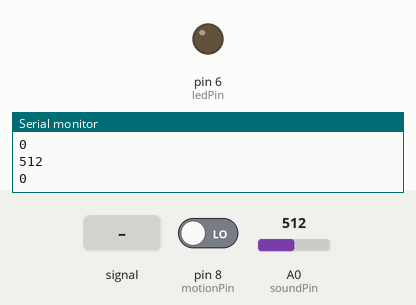
Bench run of a sketch on a simulated Arduino Uno, built with avr-gcc and run on an emulated ATmega328P. Parts: output pins drawn as LEDs (lit = HIGH), the last lines printed to the serial monitor. The inputs (shaded band) are chosen by the test bench; at power-on: pin 8 (motionPin) LOW, A0 (soundPin) = 512.

Above: at 1.2 s.
1.3 s: pin 8 (motionPin) driven HIGH
At 2.5 s:
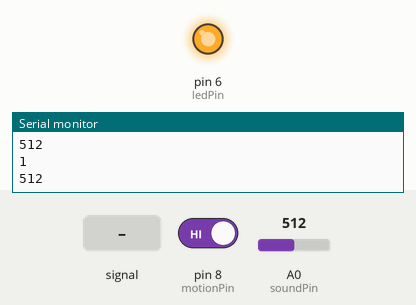
2.8 s: A0 (soundPin) fed a 200 Hz sine of ±460 counts around its level
5.8 s: pin 8 (motionPin) driven LOW
At 7.3 s:
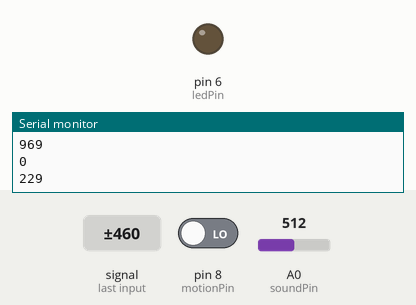
Timing chart, 0 to 8.8 s (numbered marks = the images above; inputs shaded):
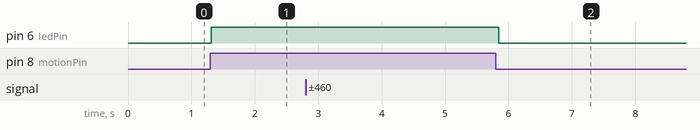

Measured:
- after the input at 1.3 s, pin 6 (ledPin): LOW → HIGH at once
- after the input at 5.8 s, pin 6 (ledPin): HIGH → LOW after 0.05 s

The sketch:

Echo_chamber.ino
```cpp
const int ledPin = 6;
const int motionPin = 8;
const int soundPin = A0;

void setup() {
  pinMode(ledPin, OUTPUT);
  pinMode(motionPin, INPUT);
  pinMode(soundPin, INPUT);
  Serial.begin(9600);

}

void loop() {
  int motionState = digitalRead(motionPin);
  int soundState = analogRead(soundPin);
  Serial.println(motionState);
  Serial.println(soundState);

  if ((motionState == HIGH) && (soundState > 85)) {
    digitalWrite(ledPin, HIGH);
    delay(50);
  } else {
    digitalWrite(ledPin, LOW);
  }
}
```
